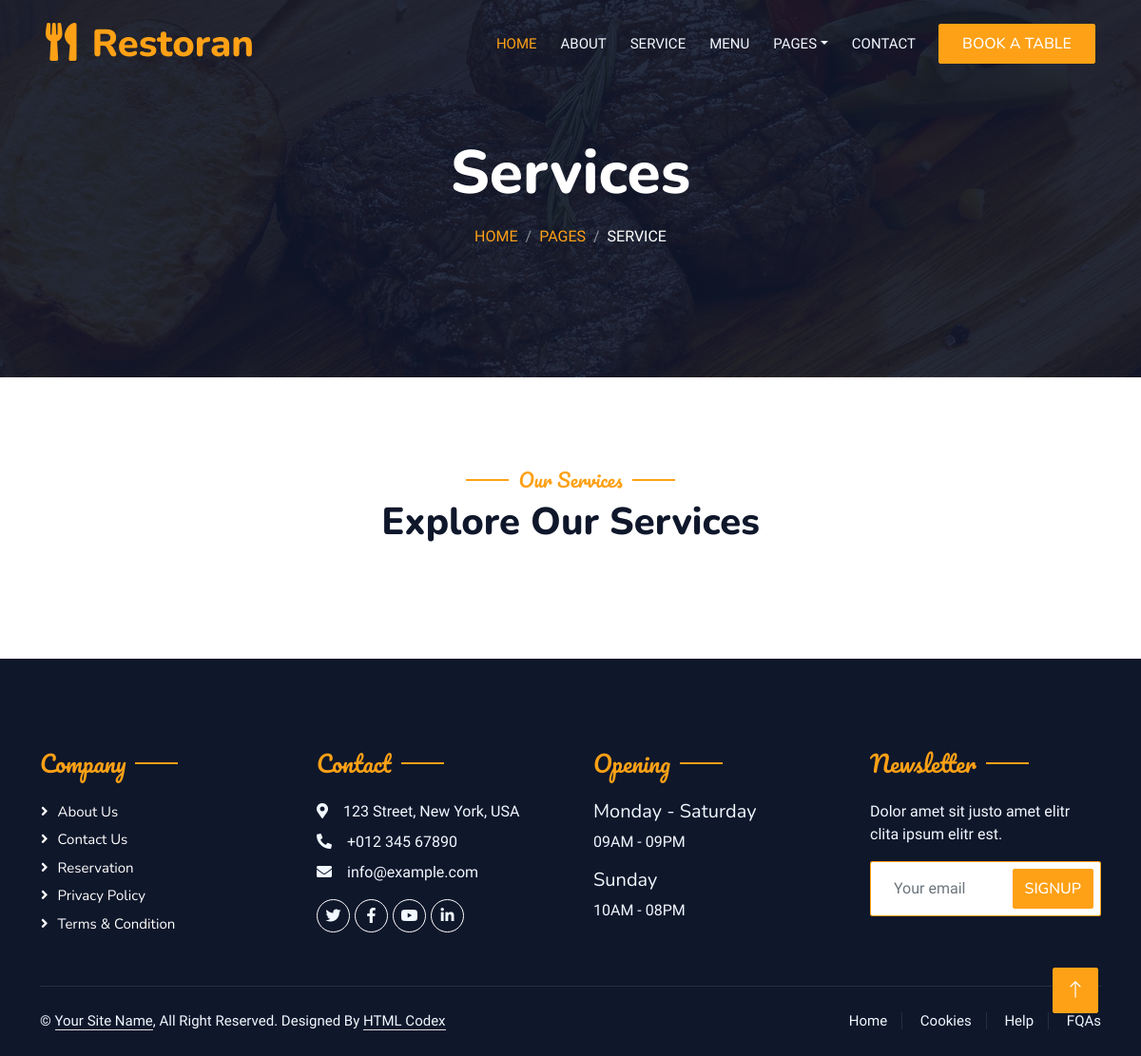
The page /service/ on the database as committed earlier.
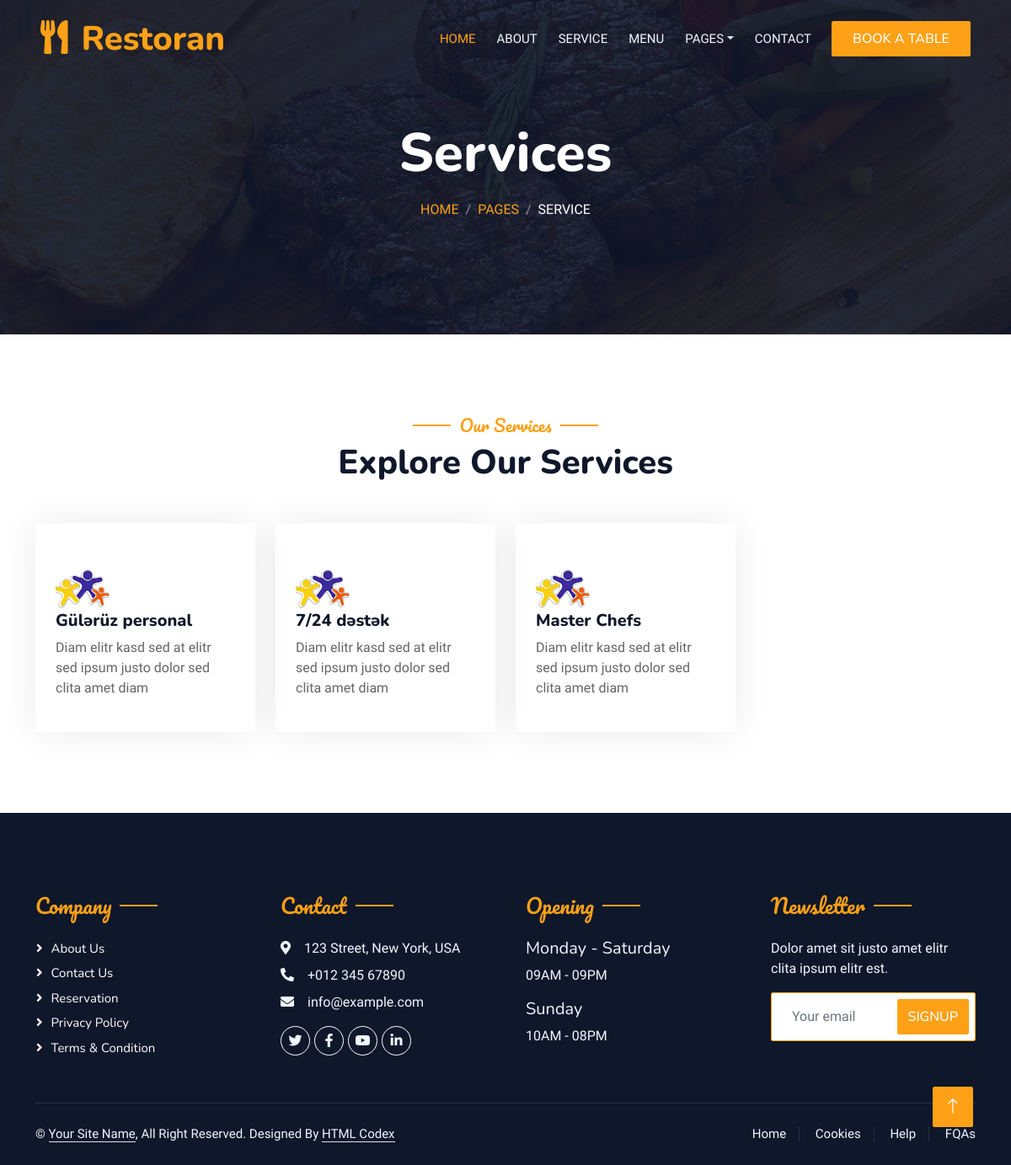
The same page on the database as committed later.
### restaurant/models.py (models this page shows, shortened)
class Service(DateMixin, SlugMixin):
    name = models.CharField(max_length=255, verbose_name="Xidmətin adı")
    description = models.TextField(verbose_name="Xidmət haqqında")
    icon = models.ImageField(upload_to=Uploader.upload_photo_for_icon)
    class Meta:
        ordering = ("-created_at",)
        verbose_name = "Xidmət"
        verbose_name_plural = "Xidmətlər"

### restaurant/views.py (the view)
# urls.py: path("service/", service_view, name='service'),
def service_view(request):
    services = Service.objects.order_by("-created_at")
    context = {
        "services": services,
    }
    return render(request, "service.html", context)

### templates/service.html
{% extends 'base.html' %}
{% load static %}
{% block body %}
            <div class="container-xxl py-5 bg-dark hero-header mb-5">
                <div class="container text-center my-5 pt-5 pb-4">
                    <h1 class="display-3 text-white mb-3 animated slideInDown">Services</h1>
                    <nav aria-label="breadcrumb">
                        <ol class="breadcrumb justify-content-center text-uppercase">
                            <li class="breadcrumb-item"><a href="#">Home</a></li>
                            <li class="breadcrumb-item"><a href="#">Pages</a></li>
                            <li class="breadcrumb-item text-white active" aria-current="page">Service</li>
                        </ol>
                    </nav>
                </div>
            </div>
        </div>
        <div class="container-xxl py-5">
            <div class="container">
                <div class="text-center wow fadeInUp" data-wow-delay="0.1s">
                    <h5 class="section-title ff-secondary text-center text-primary fw-normal">Our Services</h5>
                    <h1 class="mb-5">Explore Our Services</h1>
                </div>
                <div class="row g-4">
                    {% for i in services %}
                    <div class="col-lg-3 col-sm-6 wow fadeInUp" data-wow-delay="0.1s">
                        <div class="service-item rounded pt-3">
                            <div class="p-4">
                                <img src="{{i.icon.url}}" alt="">
                                <h5>{{i.name}}</h5>
                                <p>{{i.description}}</p>
                            </div>
                        </div>
                    </div>
                   {% endfor %}
                </div>
            </div>
        </div>
     {% endblock body %}

### templates/base.html (shortened to what this page needs)
{% load static %}
<!DOCTYPE html>
<html lang="en">
<head>
    <link href="https://cdnjs.cloudflare.com/ajax/libs/font-awesome/5.10.0/css/all.min.css" rel="stylesheet">
    <link href="https://cdn.jsdelivr.net/npm/bootstrap-icons@1.4.1/font/bootstrap-icons.css" rel="stylesheet">
    <link href="{% static 'lib/animate/animate.min.css' %}" rel="stylesheet">
    <link href="{% static 'lib/owlcarousel/assets/owl.carousel.min.css' %}" rel="stylesheet">
    <link href="{% static 'lib/tempusdominus/css/tempusdominus-bootstrap-4.min.css' %}" rel="stylesheet" />
    <link href="{% static 'css/bootstrap.min.css' %}" rel="stylesheet">
    <link href="{% static 'css/style.css' %}" rel="stylesheet">
</head>
<body>
    <div class="container-xxl bg-white p-0">
        <div class="container-xxl position-relative p-0">
            <nav class="navbar navbar-expand-lg navbar-dark bg-dark px-4 px-lg-5 py-3 py-lg-0">
                <a href="" class="navbar-brand p-0">
                    <h1 class="text-primary m-0"><i class="fa fa-utensils me-3"></i>Restoran</h1>
                </a>
                <div class="collapse navbar-collapse" id="navbarCollapse">
                    <div class="navbar-nav ms-auto py-0 pe-4">
                        <a href="{% url 'home' %}" class="nav-item nav-link active">Home</a>
                        <a href="{% url 'about' %}" class="nav-item nav-link">About</a>
                        <a href="{% url 'service' %}" class="nav-item nav-link">Service</a>
                        <a href="{% url 'menu' %}" class="nav-item nav-link">Menu</a>
                        <div class="nav-item dropdown">
                            <a href="#" class="nav-link dropdown-toggle" data-bs-toggle="dropdown">Pages</a>
                        </div>
                        <a href="{% url 'contact' %}" class="nav-item nav-link">Contact</a>
                    </div>
                    <a href="" class="btn btn-primary py-2 px-4">Book A Table</a>
                </div>
            </nav>
            {% block body %}
            {% endblock body %}
        <div class="container-fluid bg-dark text-light footer pt-5 mt-5 wow fadeIn" data-wow-delay="0.1s">
            <div class="container py-5">
                <div class="row g-5">
                    <div class="col-lg-3 col-md-6">
                        <h4 class="section-title ff-secondary text-start text-primary fw-normal mb-4">Company</h4>
                        <a class="btn btn-link" href="">About Us</a>
                        <a class="btn btn-link" href="">Contact Us</a>
                        <a class="btn btn-link" href="">Reservation</a>
                        <a class="btn btn-link" href="">Privacy Policy</a>
                        <a class="btn btn-link" href="">Terms & Condition</a>
                    </div>
                    <div class="col-lg-3 col-md-6">
                        <h4 class="section-title ff-secondary text-start text-primary fw-normal mb-4">Contact</h4>
                        <p class="mb-2"><i class="fa fa-map-marker-alt me-3"></i>123 Street, New York, USA</p>
                        <p class="mb-2"><i class="fa fa-phone-alt me-3"></i>+012 345 67890</p>
                        <p class="mb-2"><i class="fa fa-envelope me-3"></i>info@example.com</p>
                        <div class="d-flex pt-2">
                            <a class="btn btn-outline-light btn-social" href=""><i class="fab fa-twitter"></i></a>
                            <a class="btn btn-outline-light btn-social" href=""><i class="fab fa-facebook-f"></i></a>
                            <a class="btn btn-outline-light btn-social" href=""><i class="fab fa-youtube"></i></a>
                            <a class="btn btn-outline-light btn-social" href=""><i class="fab fa-linkedin-in"></i></a>
                        </div>
                    </div>
                    <div class="col-lg-3 col-md-6">
                        <h4 class="section-title ff-secondary text-start text-primary fw-normal mb-4">Opening</h4>
                        <h5 class="text-light fw-normal">Monday - Saturday</h5>
                        <p>09AM - 09PM</p>
                        <h5 class="text-light fw-normal">Sunday</h5>
                        <p>10AM - 08PM</p>
                    </div>
                    <div class="col-lg-3 col-md-6">
                        <h4 class="section-title ff-secondary text-start text-primary fw-normal mb-4">Newsletter</h4>
                        <p>Dolor amet sit justo amet elitr clita ipsum elitr est.</p>
                        <div class="position-relative mx-auto" style="max-width: 400px;">
                            <input class="form-control border-primary w-100 py-3 ps-4 pe-5" type="text" placeholder="Your email">
                            <button type="button" class="btn btn-primary py-2 position-absolute top-0 end-0 mt-2 me-2">SignUp</button>
                        </div>
                    </div>
                </div>
            </div>
            <div class="container">
                <div class="copyright">
                    <div class="row">
                        <div class="col-md-6 text-center text-md-start mb-3 mb-md-0">
                            &copy; <a class="border-bottom" href="#">Your Site Name</a>, All Right Reserved.
							Designed By <a class="border-bottom" href="https://htmlcodex.com">HTML Codex</a>
                        </div>
                        <div class="col-md-6 text-center text-md-end">
                            <div class="footer-menu">
                                <a href="">Home</a>
                                <a href="">Cookies</a>
                                <a href="">Help</a>
                                <a href="">FQAs</a>
                            </div>
                        </div>
                    </div>
                </div>
            </div>
        </div>
        <a href="#" class="btn btn-lg btn-primary btn-lg-square back-to-top"><i class="bi bi-arrow-up"></i></a>
    </div>
</body>
</html>

### static/css/style.css (style rules this page uses)
:root { --primary: #FEA116; --light: #F1F8FF; --dark: #0F172B; }
.ff-secondary { font-family: 'Pacifico', cursive; }
.back-to-top { position: fixed; display: none; right: 45px; bottom: 45px; z-index: 99; }
.btn { font-family: 'Nunito', sans-serif; font-weight: 500; text-transform: uppercase; transition: .5s; }
.btn.btn-primary, .btn.btn-secondary { color: #FFFFFF; }
.btn-lg-square { width: 48px; height: 48px; }
.btn-square, .btn-sm-square, .btn-lg-square { padding: 0; display: flex; align-items: center; justify-content: center; font-weight: normal; border-radius: 2px; }
.navbar-dark .navbar-nav .nav-link { position: relative; margin-left: 25px; padding: 35px 0; font-size: 15px; color: var(--light) !important; text-transform: uppercase; font-weight: 500; outline: none; transition: .5s; }
.navbar-dark .navbar-nav .nav-link:hover, .navbar-dark .navbar-nav .nav-link.active { color: var(--primary) !important; }
@media (min-width: 992px) { .navbar-dark { position: absolute; width: 100%; top: 0; left: 0; z-index: 999; background: transparent !important; } }
.hero-header { background: linear-gradient(rgba(15, 23, 43, .9), rgba(15, 23, 43, .9)), url(../img/bg-hero.jpg); background-position: center center; background-repeat: no-repeat; background-size: cover; }
.breadcrumb-item + .breadcrumb-item::before { color: rgba(255, 255, 255, .5); }
.section-title { position: relative; display: inline-block; }
.section-title::before { position: absolute; content: ""; width: 45px; height: 2px; top: 50%; left: -55px; margin-top: -1px; background: var(--primary); }
.section-title::after { position: absolute; content: ""; width: 45px; height: 2px; top: 50%; right: -55px; margin-top: -1px; background: var(--primary); }
.section-title.text-start::before, .section-title.text-end::after { display: none; }
.service-item { box-shadow: 0 0 45px rgba(0, 0, 0, .08); transition: .5s; }
.service-item * { transition: .5s; }
.footer .btn.btn-social { margin-right: 5px; width: 35px; height: 35px; display: flex; align-items: center; justify-content: center; color: var(--light); border: 1px solid #FFFFFF; border-radius: 35px; transition: .3s; }
.footer .btn.btn-link { display: block; margin-bottom: 5px; padding: 0; text-align: left; color: #FFFFFF; font-size: 15px; font-weight: normal; text-transform: capitalize; transition: .3s; }
.footer .btn.btn-link::before { position: relative; content: "\f105"; font-family: "Font Awesome 5 Free"; font-weight: 900; margin-right: 10px; }
.footer .copyright { padding: 25px 0; font-size: 15px; border-top: 1px solid rgba(256, 256, 256, .1); }
.footer .copyright a { color: var(--light); }
.footer .footer-menu a { margin-right: 15px; padding-right: 15px; border-right: 1px solid rgba(255, 255, 255, .1); }
.footer .footer-menu a:last-child { margin-right: 0; padding-right: 0; border-right: none; }

Rows that differ between the two databases and show on the page:
added Service: icon (picture), name "Gülərüz personal", description "Diam elitr kasd sed at elitr sed ipsum justo dolor sed clita amet diam"
added Service: icon (picture), name "7/24 dəstək", description "Diam elitr kasd sed at elitr sed ipsum justo dolor sed clita amet diam"
added Service: icon (picture), name "Master Chefs", description "Diam elitr kasd sed at elitr sed ipsum justo dolor sed clita amet diam"
